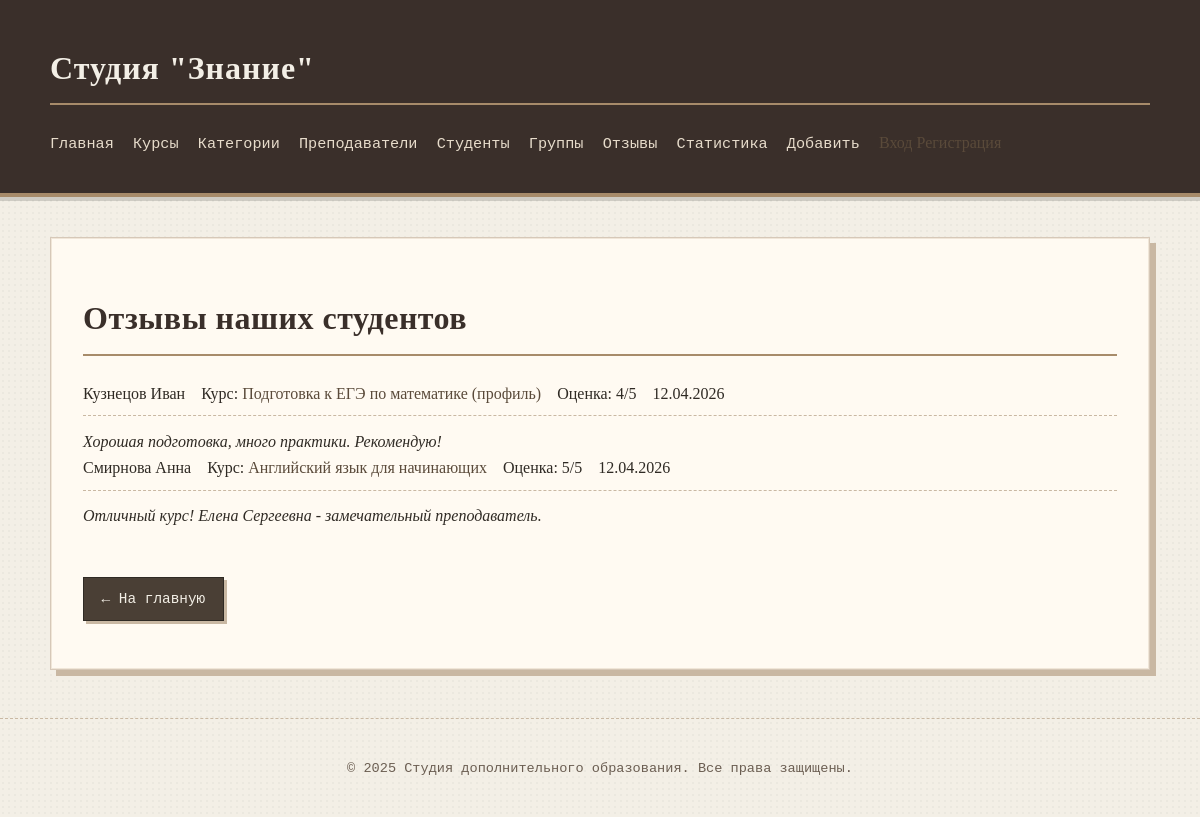
Screenshot of /education/reviews/ with the database file from the repository.
### education/models.py (models this page shows, shortened)
class Review(models.Model):
    student = models.ForeignKey(Student, on_delete=models.CASCADE, related_name='reviews', verbose_name="Студент")
    course = models.ForeignKey(Course, on_delete=models.CASCADE, related_name='reviews', verbose_name="Курс")
    rating = models.IntegerField(choices=[(i, str(i)) for i in range(1, 6)], verbose_name="Оценка")
    comment = models.TextField(verbose_name="Комментарий")
    review_date = models.DateTimeField(auto_now_add=True, verbose_name="Дата отзыва")
    is_approved = models.BooleanField(default=False, verbose_name="Одобрен")
    class Meta:
        db_table = 'reviews'
        verbose_name = 'Отзыв'
        verbose_name_plural = 'Отзывы'
        ordering = ['-review_date']

class Student(models.Model):
    user = models.OneToOneField(
        User,
        on_delete=models.CASCADE,
        null=True,
        blank=True,
        related_name='student_profile',
        verbose_name="Пользователь"
    )
    first_name = models.CharField(max_length=50, verbose_name="Имя")
    last_name = models.CharField(max_length=50, verbose_name="Фамилия")
    middle_name = models.CharField(max_length=50, blank=True, verbose_name="Отчество")
    phone = models.CharField(max_length=20, verbose_name="Телефон")
    email = models.EmailField(max_length=100, verbose_name="Email", unique=True)
    birth_date = models.DateField(verbose_name="Дата рождения")
    time_create = models.DateTimeField(auto_now_add=True, verbose_name="Дата регистрации")
    class Meta:
        db_table = 'students'
        verbose_name = 'Студент'
        verbose_name_plural = 'Студенты'
        ordering = ['last_name', 'first_name']
    def get_full_name(self):
        parts = [self.last_name, self.first_name]
        if self.middle_name:
            parts.append(self.middle_name)
        return ' '.join(parts)

class Course(models.Model):
    class Status(models.IntegerChoices):
        DRAFT = 0, 'Черновик'
        PUBLISHED = 1, 'Опубликован'
    category = models.ForeignKey(
        Category,
        on_delete=models.SET_NULL,
        null=True,
        related_name='courses',
        verbose_name="Категория"
    )
    title = models.CharField(max_length=100, verbose_name="Название")
    slug = models.SlugField(max_length=100, unique=True, db_index=True, verbose_name="URL")
    description = models.TextField(verbose_name="Краткое описание")
    full_description = models.TextField(blank=True, verbose_name="Полное описание")
    duration_hours = models.IntegerField(verbose_name="Длительность (часы)")
    price = models.DecimalField(max_digits=10, decimal_places=2, verbose_name="Стоимость")
    status = models.IntegerField(
        choices=Status.choices,
        default=Status.DRAFT,
        verbose_name="Статус"
    )
    time_create = models.DateTimeField(auto_now_add=True, verbose_name="Дата создания")
    time_update = models.DateTimeField(auto_now=True, verbose_name="Дата изменения")
    class Meta:
        db_table = 'courses'
        verbose_name = 'Курс'
        verbose_name_plural = 'Курсы'
        ordering = ['-time_create']
    def get_absolute_url(self):
        return reverse('course-detail-slug', kwargs={'course_slug': self.slug})

### education/views.py (the view)
# urls.py: path('reviews/', views.reviews_list, name='reviews-list'),
def reviews_list(request):
    reviews = Review.objects.filter(is_approved=True).select_related('student', 'course')
    data = {
        'title': 'Отзывы наших студентов',
        'reviews': reviews,
    }
    return render(request, 'education/reviews_list.html', data)

### education/templates/education/reviews_list.html (shortened to what this page needs)
{% extends 'base.html' %}
{% block content %}
    <h1>{{ title }}</h1>
    {% if reviews %}
    <div class="reviews-list">
        {% for review in reviews %}
        <div class="review-item">
            <div class="review-header">
                <span class="author">{{ review.student.get_full_name }}</span>
                <span class="course">Курс: <a href="{{ review.course.get_absolute_url }}">{{ review.course.title }}</a></span>
                <span class="rating">Оценка: {{ review.rating }}/5</span>
                <span class="date">{{ review.review_date|date:"d.m.Y" }}</span>
            </div>
            <p class="review-comment">{{ review.comment }}</p>
        </div>
        {% endfor %}
    </div>
    {% else %}
    <p>Пока нет отзывов.</p>
    {% endif %}
    <p class="back-link">
        <a href="{% url 'education-home' %}" class="btn">← На главную</a>
    </p>
{% endblock %}

### education/static/education/css/styles.css (style rules this page uses)
body { font-family: "Georgia", "Times New Roman", serif; line-height: 1.7; margin: 0; padding: 0; background-color: #f3efe6; color: #2f2a24; background-image: radial-gradient(rgba(0,0,0,0.03) 1px, transparent 1px); background-size: 6px 6px; }
.btn { display: inline-block; background-color: #4a3f35; color: #f3efe6; padding: 0.55rem 1.1rem; text-decoration: none; border: 1px solid #2f2a24; font-family: "Courier New", monospace; font-size: 0.9rem; margin-top: 1rem; box-shadow: 3px 3px 0 #c9b8a3; transition: all 0.15s ease; }
h1, h2, h3, h4, h5, h6 { font-family: "Georgia", "Times New Roman", serif; font-weight: 600; color: #3a2f2a; letter-spacing: 0.5px; }
h1 { border-bottom: 2px solid #a78b6a; padding-bottom: 0.5rem; margin-bottom: 1.5rem; }
.reviews-list { margin: 1.5rem 0; }
.review-header { display: flex; flex-wrap: wrap; align-items: center; gap: 1rem; margin-bottom: 0.8rem; padding-bottom: 0.5rem; border-bottom: 1px dashed #c9b8a3; }
.review-comment { color: #2f2a24; line-height: 1.6; margin: 0.5rem 0 0; font-style: italic; }
a { color: #5a4a3a; text-decoration: none; transition: all 0.15s ease; }
.back-link { margin-top: 2rem; }

### rows the page displays
Review: student.get_full_name "Кузнецов Иван", course "Подготовка к ЕГЭ по математике (профиль)", rating "4", review_date "12.04.2026", comment "Хорошая подготовка, много практики. Рекомендую!"
Review: student.get_full_name "Смирнова Анна", course "Английский язык для начинающих", rating "5", review_date "12.04.2026", comment "Отличный курс! Елена Сергеевна - замечательный преподаватель."

### other values shown
{{ title }} "Отзывы наших студентов"
